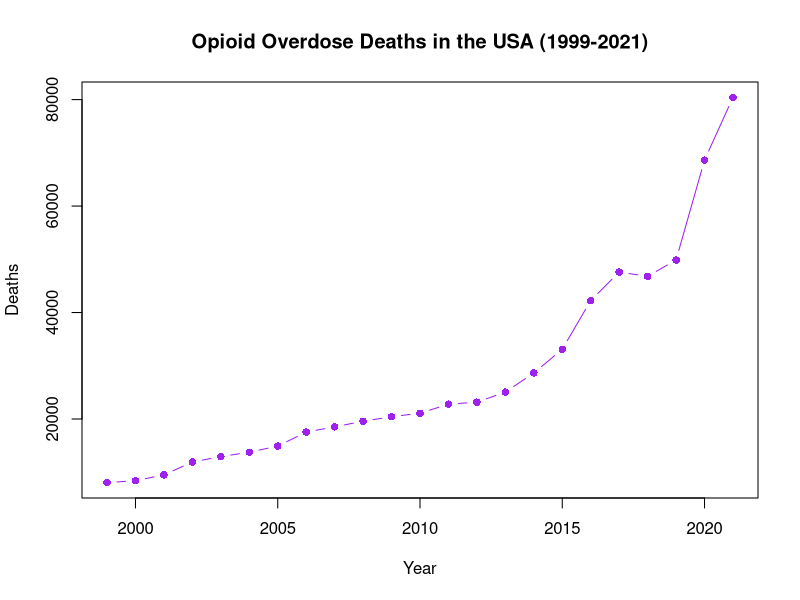

Recreate this plot in R.
## ---- chunk 1
knitr::opts_chunk$set(echo = TRUE)
## ---- chunk 2
library(tidyr)
library(readr)
data <- read_csv("raw_data.csv")
data <- separate(data, raw_data, into = c("Location", "1999__Opioid Overdose Deaths", "2000__Opioid Overdose Deaths", "2001__Opioid Overdose Deaths", "2002__Opioid Overdose Deaths", "2003__Opioid Overdose Deaths", "2004__Opioid Overdose Deaths", "2005__Opioid Overdose Deaths", "2006__Opioid Overdose Deaths", "2007__Opioid Overdose Deaths", "2008__Opioid Overdose Deaths", "2009__Opioid Overdose Deaths", "2010__Opioid Overdose Deaths", "2011__Opioid Overdose Deaths", "2012__Opioid Overdose Deaths", "2013__Opioid Overdose Deaths", "2014__Opioid Overdose Deaths", "2015__Opioid Overdose Deaths", "2016__Opioid Overdose Deaths", "2017__Opioid Overdose Deaths", "2018__Opioid Overdose Deaths", "2019__Opioid Overdose Deaths", "2020__Opioid Overdose Deaths", "2021__Opioid Overdose Deaths"), sep = ",")


data <- data[-c(54:64), ]
data[, 2:24] <- lapply(data[, 2:24], as.character)

# Replace values for Wyoming
data[53, 2:24] <- list("NSD", "10", "NSD", "17", "NSD", "12", "10", "14", "25", "40", "32", "47", "43", "45", "48", "54", "46", "50", "47", "40", "47", "60", "71")
data[, 2:24] <- lapply(data[, 2:24], function(x) ifelse(x == "NSD", NA, as.numeric(x)))
data <- data[-1, ]

row_index <- 1
data[row_index, ] <- ifelse(is.na(data[row_index, ]), c(68630, 80411), data[row_index, ])


## ---- chunk 3
numeric_data <- data[, sapply(data, is.numeric)]
row_averages <- rowMeans(numeric_data, na.rm = TRUE)
result <- data.frame(State = data$Location, AverageValue = row_averages)

result <- result[order(-result$AverageValue),]

print(result)

row_averages <- row_averages[-1]

## ---- chunk 4
usa_data <- as.numeric(data[1, -1]) 

years <- seq(1999, 2021)

plot(years, usa_data, type = "b", main = "Opioid Overdose Deaths in the USA (1999-2021)", xlab = "Year", ylab = "Deaths", col = "purple", pch = 16)

